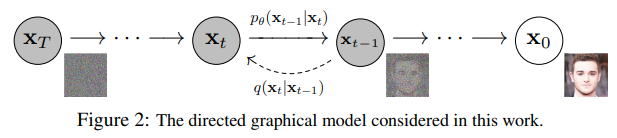
#> input picture images/denoising-diffusion.png, 617 x 138 px, found by its file name; its folder holds 2 pictures in this run
$ python split_dmz_by_brightness.py
#> lines starting #> are read from the running program, lines starting #| are printed output that depends on the picture
import os
import cv2
import numpy as np
from pathlib import Path
import shutil

# ==================== 配置路径 ====================
DMZ_ROOT = r"D:\project1\eat\DMZ"
TRAIN_IMAGES = os.path.join(DMZ_ROOT, "train", "images")
TRAIN_LABELS = os.path.join(DMZ_ROOT, "train", "labels")
VAL_IMAGES = os.path.join(DMZ_ROOT, "val", "images")
VAL_LABELS = os.path.join(DMZ_ROOT, "val", "labels")

# 输出划分文件
OUTPUT_DIR = os.path.join(DMZ_ROOT, "splits")
os.makedirs(OUTPUT_DIR, exist_ok=True)

print("=" * 60)
print("DMZ数据集亮度划分")
print("=" * 60)
print(f"训练集图片: {TRAIN_IMAGES}")
print(f"验证集图片: {VAL_IMAGES}")
print("=" * 60)


# ==================== 统计亮度 ====================
def compute_image_brightness(image_path):
    """计算单张图像的灰度均值"""
    img = cv2.imread(image_path)
    if img is None:
        return None
    gray = cv2.cvtColor(img, cv2.COLOR_BGR2GRAY)
    return gray.mean()


def process_split(images_dir, labels_dir, split_name):
    """处理一个数据集划分（train/val）"""
    print(f"\n处理 {split_name} 集...")

    # 获取所有图像文件
    image_files = [f for f in os.listdir(images_dir)
                   if f.lower().endswith(('.jpg', '.jpeg', '.png'))]

    if not image_files:
        print(f"  ❌ {images_dir} 中没有找到图像")
        return [], []

    print(f"  找到 {len(image_files)} 张图像")

    # 计算每张图像的亮度
    brightness_data = []
    for i, img_file in enumerate(image_files):
        img_path = os.path.join(images_dir, img_file)
        brightness = compute_image_brightness(img_path)

        if brightness is not None:
            brightness_data.append({
                'file': img_file,
                'brightness': brightness,
                'path': img_path,
                'label_path': os.path.join(labels_dir,
                                           img_file.replace('.jpg', '.txt').replace('.jpeg', '.txt').replace('.png',
                                                                                                             '.txt'))
            })

        if (i + 1) % 500 == 0:
            print(f"    已处理 {i + 1}/{len(image_files)} 张")

    print(f"  成功计算 {len(brightness_data)} 张图像的亮度")

    # 按亮度排序
    brightness_data.sort(key=lambda x: x['brightness'])

    # 取中位数作为阈值
    threshold = brightness_data[len(brightness_data) // 2]['brightness']
    print(f"  {split_name} 集亮度中位数: {threshold:.2f}")

    # 划分亮/暗子集
    dark_images = [item for item in brightness_data if item['brightness'] < threshold]
    bright_images = [item for item in brightness_data if item['brightness'] >= threshold]

    print(f"  暗光子集: {len(dark_images)} 张 (亮度 < {threshold:.2f})")
    print(f"  亮光子集: {len(bright_images)} 张 (亮度 >= {threshold:.2f})")

    return dark_images, bright_images


# ==================== 处理训练集和验证集 ====================
train_dark, train_bright = process_split(TRAIN_IMAGES, TRAIN_LABELS, "train")
#> in compute_image_brightness, img is the input picture: shape (138, 617, 3); mean B, G, R 234.2, 234.2, 234.7
#> in compute_image_brightness, `gray = cv2.cvtColor(img, cv2.COLOR_BGR2GRAY)`:
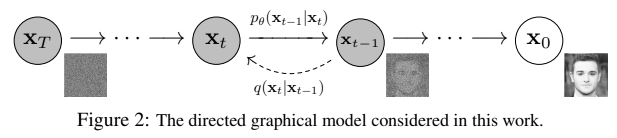
#> gray: shape (138, 617); min 0, max 255, mean 234.3
#> in process_split, `brightness = compute_image_brightness(img_path)`: brightness = 234.3
#> pass 2 of the loop in process_split, `for i, img_file in enumerate(image_files):`:
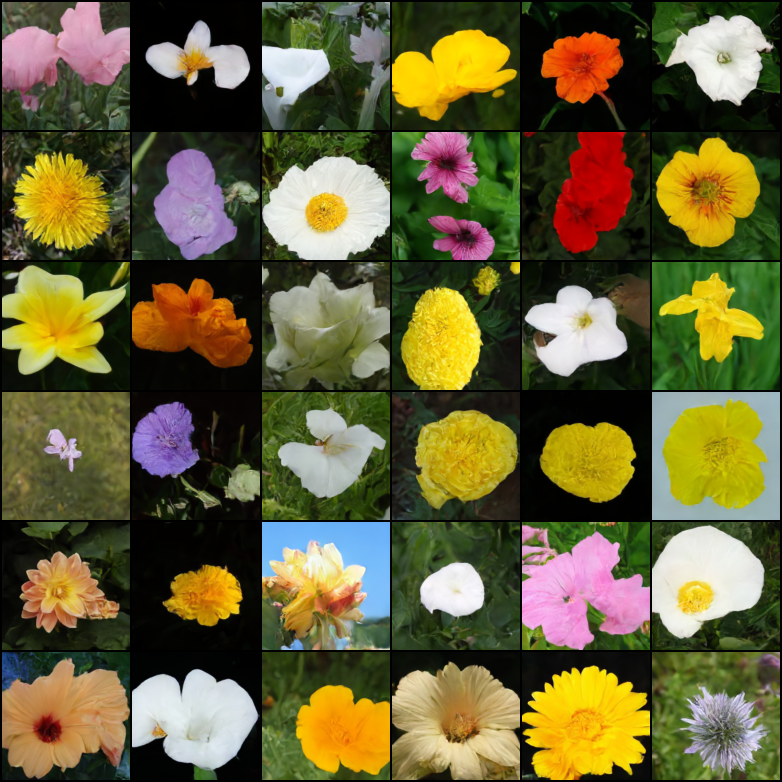
#> input picture images/sample.png, 782 x 782 px, found by its file name
#> in compute_image_brightness, img is the input picture: shape (782, 782, 3); mean B, G, R 55.7, 95.4, 102
#> in compute_image_brightness (call 2), `gray = cv2.cvtColor(img, cv2.COLOR_BGR2GRAY)`:
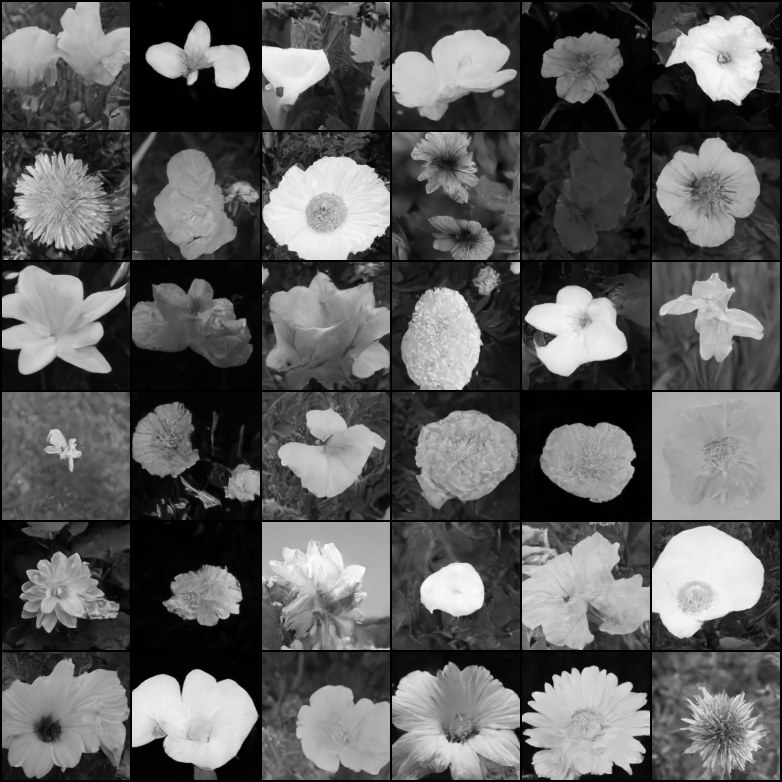
#> gray: shape (782, 782); min 0, max 252, mean 92.8
#> brightness = 92.85
#|   成功计算 2 张图像的亮度
#> in process_split, `threshold = brightness_data[len(brightness_data) // 2]['brightness']`: threshold = 234.3
#|   train 集亮度中位数: 234.35
#> in process_split, `dark_images = [item for item in brightness_data if item['brightness'] ..`: dark_images = 1 item
#|   暗光子集: 1 张 (亮度 < 234.35)
#|   亮光子集: 1 张 (亮度 >= 234.35)
#> train_dark = 1 item; train_bright = 1 item
val_dark, val_bright = process_split(VAL_IMAGES, VAL_LABELS, "val")
#> pass 2 of the loop in process_split, `for i, img_file in enumerate(image_files):`:
#|   成功计算 2 张图像的亮度
#|   val 集亮度中位数: 234.35
#|   暗光子集: 1 张 (亮度 < 234.35)
#|   亮光子集: 1 张 (亮度 >= 234.35)
#> val_dark = 1 item; val_bright = 1 item


# ==================== 保存划分结果 ====================
def save_split(images, split_name, subset):
    """保存划分结果到txt文件"""
    filename = os.path.join(OUTPUT_DIR, f"{split_name}_{subset}.txt")
    with open(filename, 'w') as f:
        for item in images:
            f.write(f"{item['file']}\n")
    print(f"  已保存: {filename}")

    # 同时保存带路径的版本（方便直接使用）
    path_filename = os.path.join(OUTPUT_DIR, f"{split_name}_{subset}_paths.txt")
    with open(path_filename, 'w') as f:
        for item in images:
            f.write(f"{item['path']}\n")
    print(f"  已保存: {path_filename}")


print("\n" + "=" * 60)
print("保存划分结果")
print("=" * 60)

# 训练集
save_split(train_dark, "train", "dark")
#> the loop in save_split, `for item in images:` made 1 pass
save_split(train_bright, "train", "bright")
#> the loop in save_split (call 2), `for item in images:` made 1 pass

# 验证集
save_split(val_dark, "val", "dark")
save_split(val_bright, "val", "bright")

# ==================== 统计报告 ====================
print("\n" + "=" * 60)
print("划分完成报告")
print("=" * 60)
print(f"训练集:")
print(f"  亮光子集: {len(train_bright)} 张")
#|   亮光子集: 1 张
print(f"  暗光子集: {len(train_dark)} 张")
#|   暗光子集: 1 张
print(f"验证集:")
print(f"  亮光子集: {len(val_bright)} 张")
#|   亮光子集: 1 张
print(f"  暗光子集: {len(val_dark)} 张")
#|   暗光子集: 1 张
print("=" * 60)
print(f"划分文件保存在: {OUTPUT_DIR}")
print("=" * 60)
